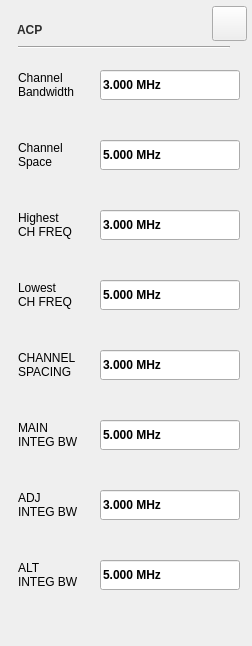
<?xml version="1.0" encoding="UTF-8"?>
<ui version="4.0">
 <class>sa_dialog_acpset</class>
 <widget class="QWidget" name="sa_dialog_acpset">
  <property name="geometry">
   <rect>
    <x>0</x>
    <y>0</y>
    <width>252</width>
    <height>646</height>
   </rect>
  </property>
  <property name="windowTitle">
   <string>Form</string>
  </property>
  <property name="styleSheet">
   <string notr="true">#line
{
	background-color:rgba(46,46,46,1);
}

#widget&gt;QPushButton
{
	color:rgba(123, 123, 123,1);
	font: 75 13px &quot;Arial&quot;;
	border-style:flat;
	font-weight:bold;
}

#widget
{
	background-color:rgba(211,211,211,0.9);
}
#widget&gt;QLabel
{
	font: 75 13px &quot;Arial&quot;;
	color:rgba(46,46,46,1);
}

SA_LineEdit,
SA_LineEdit:disable
{
	background:rgba(255,255,255,1);
	color:rgba(162, 115, 0,1);
	padding:8px 8px 7px 10px ;
	font: 75 13px &quot;Arial&quot;;
	font-weight:bold;
}
SA_LineEdit:focus
{
	outline: none;
	border:2px solid rgba(162,115,0,1);
	padding:6px 6px 5px 8px ;
}

/*******************indoor**********************/
#sa_dialog_acpset[status  =  &quot;indoor&quot;] #line
{
	background-color:rgba(46,46,46,1);
}

#sa_dialog_acpset[status  =  &quot;indoor&quot;] #widget&gt;QPushButton
{
	color:rgba(123, 123, 123,1);
}

#sa_dialog_acpset[status  =  &quot;indoor&quot;] #widget
{
	background-color:rgba(211,211,211,0.9);
}
#sa_dialog_acpset[status  =  &quot;indoor&quot;] #widget&gt;QLabel
{
	color:rgba(46,46,46,1);
}

#sa_dialog_acpset[status  =  &quot;indoor&quot;] SA_LineEdit,
#sa_dialog_acpset[status  =  &quot;indoor&quot;] SA_LineEdit:disable
{
	background:rgba(255,255,255,1);
	color:rgba(162, 115, 0,1);
}
#sa_dialog_acpset[status  =  &quot;indoor&quot;] SA_LineEdit:focus
{
	border:2px solid rgba(162,115,0,1);
}

/*******************outdoor**********************/
#sa_dialog_acpset[status  =  &quot;outdoor&quot;] #line
{
	background-color:rgba(46,46,46,1);
}

#sa_dialog_acpset[status  =  &quot;outdoor&quot;] #widget&gt;QPushButton
{
	color:rgba(123, 123, 123,1);
}

#sa_dialog_acpset[status  =  &quot;outdoor&quot;] #widget
{
	background-color:rgba(211,211,211,0.9);
}
#sa_dialog_acpset[status  =  &quot;outdoor&quot;] #widget&gt;QLabel
{
	color:rgba(46,46,46,1);
}

#sa_dialog_acpset[status  =  &quot;outdoor&quot;] SA_LineEdit,
#sa_dialog_acpset[status  =  &quot;outdoor&quot;] SA_LineEdit:disable
{
	background:rgba(255,255,255,1);
	color:rgba(162, 115, 0,1);
}
#sa_dialog_acpset[status  =  &quot;outdoor&quot;] SA_LineEdit:focus
{
	border:2px solid rgba(162,115,0,1);
}

/*******************night**********************/
#sa_dialog_acpset[status  =  &quot;night&quot;] #line
{
	background-color:rgba(46,46,46,1);
}

#sa_dialog_acpset[status  =  &quot;night&quot;] #widget&gt;QPushButton
{
	color:rgba(123, 123, 123,1);
}

#sa_dialog_acpset[status  =  &quot;night&quot;] #widget
{
	background-color:rgba(208,182,139,0.9);
}
#sa_dialog_acpset[status  =  &quot;night&quot;] #widget&gt;QLabel
{
	color:rgba(46,46,46,1);
}

#sa_dialog_acpset[status  =  &quot;night&quot;] SA_LineEdit,
#sa_dialog_acpset[status  =  &quot;night&quot;] SA_LineEdit:disable
{
 	background-color: rgba(251,220,167,0.60);
	color:rgba(159,98,0,1);
}
#sa_dialog_acpset[status  =  &quot;night&quot;] SA_LineEdit:focus
{
	border:2px solid rgba(162,115,0,1);
}</string>
  </property>
  <property name="status" stdset="0">
   <string>indoor</string>
  </property>
  <widget class="QWidget" name="widget" native="true">
   <property name="geometry">
    <rect>
     <x>0</x>
     <y>0</y>
     <width>252</width>
     <height>646</height>
    </rect>
   </property>
   <widget class="QLabel" name="ltitle">
    <property name="geometry">
     <rect>
      <x>17</x>
      <y>19</y>
      <width>151</width>
      <height>22</height>
     </rect>
    </property>
    <property name="styleSheet">
     <string notr="true">#ltitle
{
	font: 75 20px &quot;Arial&quot;;
	color:rgba(46,46,46,1);
	line-height:23px;
	font-weight:bold;
}</string>
    </property>
    <property name="text">
     <string>ACP</string>
    </property>
   </widget>
   <widget class="QPushButton" name="pb_cancel_2">
    <property name="geometry">
     <rect>
      <x>212</x>
      <y>6</y>
      <width>35</width>
      <height>35</height>
     </rect>
    </property>
    <property name="styleSheet">
     <string notr="true">/*******************indoor**********************/
#sa_dialog_acpset[status  =  &quot;indoor&quot;] QPushButton
{
background-color:rgba(0,0,0,0);
border-image: url(:/sa/image/btn_close_normal.png);
}
#sa_dialog_acpset[status  =  &quot;indoor&quot;] QPushButton:pressed
{
border-image: url(:/sa/image/btn_close_click.png);
}

/*******************outdoor**********************/
#sa_dialog_acpset[status  =  &quot;outdoor&quot;] QPushButton
{
background-color:rgba(0,0,0,0);
border-image: url(:/sa/image/btn_close_normal.png);
}
#sa_dialog_acpset[status  =  &quot;outdoor&quot;] QPushButton:pressed
{
border-image: url(:/sa/image/btn_close_click.png);
}

/*******************night**********************/
#sa_dialog_acpset[status  =  &quot;night&quot;] QPushButton
{
background-color:rgba(0,0,0,0);
border-image: url(:/sa/image/night/btn_close_normal.png);
}
#sa_dialog_acpset[status  =  &quot;night&quot;] QPushButton:pressed
{
border-image: url(:/sa/image/night/btn_close_click.png);
}</string>
    </property>
    <property name="text">
     <string/>
    </property>
   </widget>
   <widget class="Line" name="line">
    <property name="geometry">
     <rect>
      <x>18</x>
      <y>46</y>
      <width>212</width>
      <height>2</height>
     </rect>
    </property>
    <property name="orientation">
     <enum>Qt::Horizontal</enum>
    </property>
   </widget>
   <widget class="QLabel" name="label">
    <property name="geometry">
     <rect>
      <x>18</x>
      <y>70</y>
      <width>75</width>
      <height>30</height>
     </rect>
    </property>
    <property name="text">
     <string>Channel
Bandwidth</string>
    </property>
   </widget>
   <widget class="SA_LineEdit" name="lineEdit">
    <property name="geometry">
     <rect>
      <x>100</x>
      <y>70</y>
      <width>140</width>
      <height>30</height>
     </rect>
    </property>
    <property name="font">
     <font>
      <family>Liberation Sans</family>
      <weight>75</weight>
      <bold>true</bold>
     </font>
    </property>
    <property name="text">
     <string>3.000 MHz</string>
    </property>
    <property name="cursorPosition">
     <number>9</number>
    </property>
    <property name="readOnly">
     <bool>true</bool>
    </property>
   </widget>
   <widget class="SA_LineEdit" name="lineEdit_1">
    <property name="geometry">
     <rect>
      <x>100</x>
      <y>140</y>
      <width>140</width>
      <height>30</height>
     </rect>
    </property>
    <property name="font">
     <font>
      <family>Liberation Sans</family>
      <weight>75</weight>
      <bold>true</bold>
     </font>
    </property>
    <property name="text">
     <string>5.000 MHz</string>
    </property>
    <property name="cursorPosition">
     <number>9</number>
    </property>
    <property name="readOnly">
     <bool>true</bool>
    </property>
   </widget>
   <widget class="QLabel" name="label_2">
    <property name="geometry">
     <rect>
      <x>18</x>
      <y>140</y>
      <width>75</width>
      <height>30</height>
     </rect>
    </property>
    <property name="text">
     <string>Channel
Space</string>
    </property>
   </widget>
   <widget class="SA_LineEdit" name="lineEdit_2">
    <property name="geometry">
     <rect>
      <x>100</x>
      <y>280</y>
      <width>140</width>
      <height>30</height>
     </rect>
    </property>
    <property name="font">
     <font>
      <family>Liberation Sans</family>
      <weight>75</weight>
      <bold>true</bold>
     </font>
    </property>
    <property name="text">
     <string>5.000 MHz</string>
    </property>
    <property name="cursorPosition">
     <number>9</number>
    </property>
    <property name="readOnly">
     <bool>true</bool>
    </property>
   </widget>
   <widget class="QLabel" name="label_3">
    <property name="geometry">
     <rect>
      <x>18</x>
      <y>280</y>
      <width>75</width>
      <height>30</height>
     </rect>
    </property>
    <property name="text">
     <string>Lowest
CH FREQ</string>
    </property>
   </widget>
   <widget class="QLabel" name="label_4">
    <property name="geometry">
     <rect>
      <x>18</x>
      <y>210</y>
      <width>75</width>
      <height>30</height>
     </rect>
    </property>
    <property name="text">
     <string>Highest
CH FREQ</string>
    </property>
   </widget>
   <widget class="SA_LineEdit" name="lineEdit_3">
    <property name="geometry">
     <rect>
      <x>100</x>
      <y>210</y>
      <width>140</width>
      <height>30</height>
     </rect>
    </property>
    <property name="font">
     <font>
      <family>Liberation Sans</family>
      <weight>75</weight>
      <bold>true</bold>
     </font>
    </property>
    <property name="text">
     <string>3.000 MHz</string>
    </property>
    <property name="cursorPosition">
     <number>9</number>
    </property>
    <property name="readOnly">
     <bool>true</bool>
    </property>
   </widget>
   <widget class="QLabel" name="label_5">
    <property name="geometry">
     <rect>
      <x>18</x>
      <y>350</y>
      <width>75</width>
      <height>30</height>
     </rect>
    </property>
    <property name="text">
     <string>CHANNEL
SPACING</string>
    </property>
   </widget>
   <widget class="SA_LineEdit" name="lineEdit_4">
    <property name="geometry">
     <rect>
      <x>100</x>
      <y>420</y>
      <width>140</width>
      <height>30</height>
     </rect>
    </property>
    <property name="font">
     <font>
      <family>Liberation Sans</family>
      <weight>75</weight>
      <bold>true</bold>
     </font>
    </property>
    <property name="text">
     <string>5.000 MHz</string>
    </property>
    <property name="cursorPosition">
     <number>9</number>
    </property>
    <property name="readOnly">
     <bool>true</bool>
    </property>
   </widget>
   <widget class="QLabel" name="label_6">
    <property name="geometry">
     <rect>
      <x>18</x>
      <y>420</y>
      <width>75</width>
      <height>30</height>
     </rect>
    </property>
    <property name="text">
     <string>MAIN
INTEG BW</string>
    </property>
   </widget>
   <widget class="SA_LineEdit" name="lineEdit_5">
    <property name="geometry">
     <rect>
      <x>100</x>
      <y>350</y>
      <width>140</width>
      <height>30</height>
     </rect>
    </property>
    <property name="font">
     <font>
      <family>Liberation Sans</family>
      <weight>75</weight>
      <bold>true</bold>
     </font>
    </property>
    <property name="text">
     <string>3.000 MHz</string>
    </property>
    <property name="cursorPosition">
     <number>9</number>
    </property>
    <property name="readOnly">
     <bool>true</bool>
    </property>
   </widget>
   <widget class="SA_LineEdit" name="lineEdit_6">
    <property name="geometry">
     <rect>
      <x>100</x>
      <y>560</y>
      <width>140</width>
      <height>30</height>
     </rect>
    </property>
    <property name="font">
     <font>
      <family>Liberation Sans</family>
      <weight>75</weight>
      <bold>true</bold>
     </font>
    </property>
    <property name="text">
     <string>5.000 MHz</string>
    </property>
    <property name="cursorPosition">
     <number>9</number>
    </property>
    <property name="readOnly">
     <bool>true</bool>
    </property>
   </widget>
   <widget class="QLabel" name="label_7">
    <property name="geometry">
     <rect>
      <x>18</x>
      <y>490</y>
      <width>75</width>
      <height>30</height>
     </rect>
    </property>
    <property name="text">
     <string>ADJ
INTEG BW</string>
    </property>
   </widget>
   <widget class="SA_LineEdit" name="lineEdit_7">
    <property name="geometry">
     <rect>
      <x>100</x>
      <y>490</y>
      <width>140</width>
      <height>30</height>
     </rect>
    </property>
    <property name="font">
     <font>
      <family>Liberation Sans</family>
      <weight>75</weight>
      <bold>true</bold>
     </font>
    </property>
    <property name="text">
     <string>3.000 MHz</string>
    </property>
    <property name="cursorPosition">
     <number>9</number>
    </property>
    <property name="readOnly">
     <bool>true</bool>
    </property>
   </widget>
   <widget class="QLabel" name="label_8">
    <property name="geometry">
     <rect>
      <x>18</x>
      <y>560</y>
      <width>75</width>
      <height>30</height>
     </rect>
    </property>
    <property name="text">
     <string>ALT
INTEG BW</string>
    </property>
   </widget>
  </widget>
 </widget>
 <customwidgets>
  <customwidget>
   <class>SA_LineEdit</class>
   <extends>QLineEdit</extends>
   <header location="global">sa_lineedit.h</header>
   <slots>
    <signal>clicked()</signal>
   </slots>
  </customwidget>
 </customwidgets>
 <resources/>
 <connections/>
</ui>
